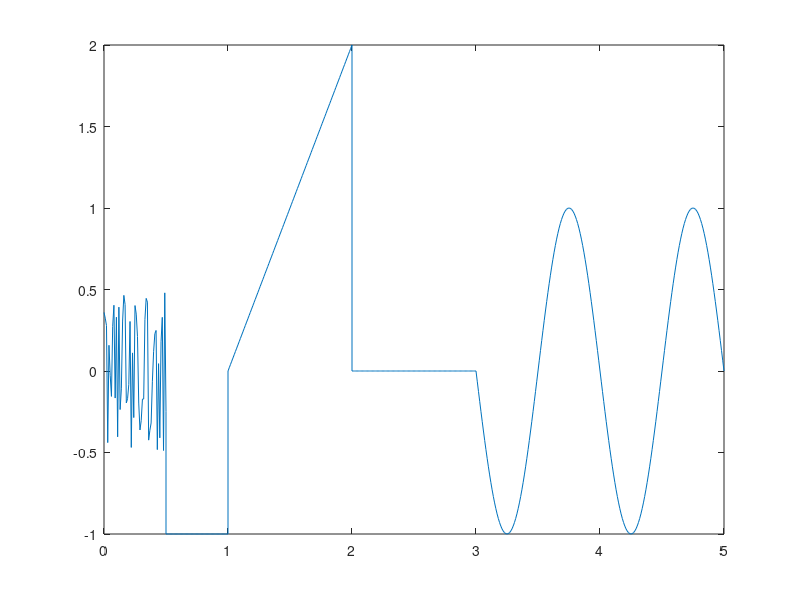

The MATLAB script that drew this image:
%% Trokšņa signāls
t_noise = 0:0.01:0.5;
y_noise = rand(size(t_noise))-0.5;
plot(t_noise,y_noise)
%% Konstatnes signāls
t_const = 0.5:0.01:1;
y_const = zeros(size(t_const))-1;
plot(t_const,y_const)
%% Lineāri mainīgs signāls
t_saw = 1:0.01:2;
k = (0-(4))/(2-4);
delay = 1;
y_saw = k*(t_saw-delay);
plot(t_saw,y_saw)
%% nuļļu signāls
t_zero = 2:0.01:3;
y_zero = zeros(size(t_zero));
plot(t_zero,y_zero)
%% Sinusoīda
t_sin = 3:0.01:5;
A0=0; A = -1; T = (5-1)/4; f = 1/T; delay = 1;
y_sin = A0+A*sin(2*pi*f*(t_sin-delay));
plot(t_sin,y_sin)
%% Signālu apvienošaa
t = [t_noise,t_const,t_saw,t_zero,t_sin];
y = [y_noise,y_const,y_saw,y_zero,y_sin];
plot(t,y)